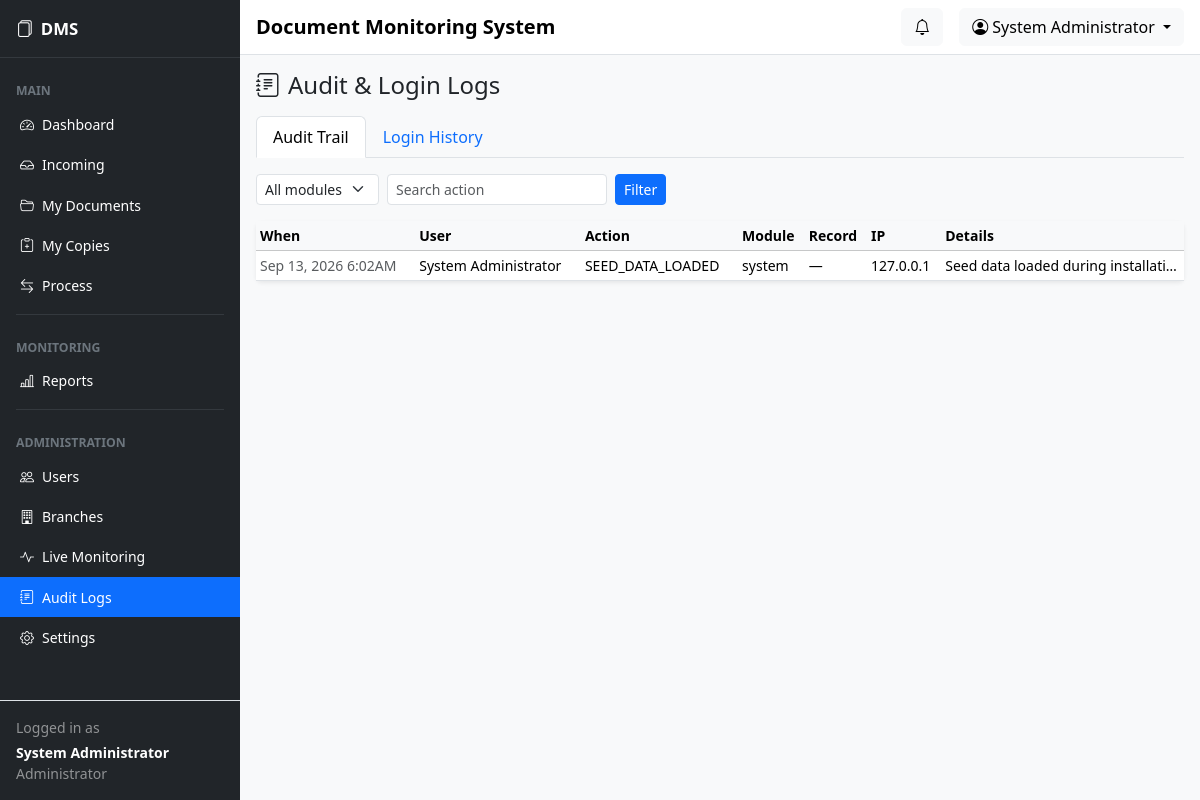
/admin/audit_logs.php (signed in), run on the app's committed database.
### tables this page shows
CREATE TABLE users (
  id INT UNSIGNED NOT NULL AUTO_INCREMENT,
  branch_id INT UNSIGNED DEFAULT NULL,
  full_name VARCHAR(150) NOT NULL,
  username VARCHAR(50) NOT NULL,
  password VARCHAR(255) NOT NULL,
  role ENUM('BRANCH','SECRETARY_DEPUTY','SECRETARY_CO','ADMIN') NOT NULL,
  position VARCHAR(100) DEFAULT NULL,
  status ENUM('active','inactive') NOT NULL DEFAULT 'active',
  created_at TIMESTAMP NOT NULL DEFAULT CURRENT_TIMESTAMP,
  updated_at TIMESTAMP NOT NULL DEFAULT CURRENT_TIMESTAMP ON UPDATE CURRENT_TIMESTAMP,
  last_login DATETIME DEFAULT NULL,
  PRIMARY KEY (id),
  UNIQUE KEY uq_username (username),
  KEY idx_users_role (role),
  KEY idx_users_status (status),
  KEY idx_users_branch (branch_id),
  CONSTRAINT fk_users_branch FOREIGN KEY (branch_id)
    REFERENCES branches (id) ON DELETE SET NULL ON UPDATE CASCADE
);

CREATE TABLE audit_logs (
  id INT UNSIGNED NOT NULL AUTO_INCREMENT,
  user_id INT UNSIGNED DEFAULT NULL,
  action VARCHAR(100) NOT NULL,
  module VARCHAR(50) DEFAULT NULL,
  record_id INT UNSIGNED DEFAULT NULL,
  details TEXT,
  ip_address VARCHAR(45) DEFAULT NULL,
  user_agent VARCHAR(255) DEFAULT NULL,
  created_at TIMESTAMP NOT NULL DEFAULT CURRENT_TIMESTAMP,
  PRIMARY KEY (id),
  KEY idx_audit_user (user_id),
  KEY idx_audit_action (action),
  KEY idx_audit_module (module),
  KEY idx_audit_created (created_at),
  KEY idx_audit_record (module, record_id),
  CONSTRAINT fk_audit_user FOREIGN KEY (user_id)
    REFERENCES users (id) ON DELETE SET NULL ON UPDATE CASCADE
);

### config/database.php (called while the page is built, shortened)
<?php
function db(): PDO
{
    static $pdo = null;
    if ($pdo instanceof PDO) {
        return $pdo;
    }
    $dsn = sprintf('mysql:host=%s;port=%d;dbname=%s;charset=utf8mb4', DB_HOST, DB_PORT, DB_NAME);
    try {
        $pdo = new PDO($dsn, DB_USER, DB_PASS, [
            PDO::ATTR_ERRMODE            => PDO::ERRMODE_EXCEPTION,
            PDO::ATTR_DEFAULT_FETCH_MODE => PDO::FETCH_ASSOC,
            PDO::ATTR_EMULATE_PREPARES   => false,
        ]);
    } catch (PDOException $e) {
        log_error('Database connection failed: ' . $e->getMessage());
        http_response_code(500);
        die('Database connection error. Please contact the system administrator.');
    }
    return $pdo;
}

### config/auth.php (called while the page is built, shortened)
<?php
function e(?string $value): string
{
    return htmlspecialchars((string)$value, ENT_QUOTES, 'UTF-8');
}
function enforce_session_timeout(): void
{
    $timeout = (int)setting('session_timeout_minutes', '30') * 60;
}
function current_user(): ?array
{
    $stmt = db()->prepare('SELECT * FROM users WHERE id = ? LIMIT 1');
    $stmt->execute([$_SESSION['user_id']]);
    $user = $stmt->fetch();
    return ($user && $user['status'] === 'active') ? $user : null;
}
function require_login(): array
{
    enforce_session_timeout();
    $user = current_user();
    return $user;
}
function require_role(array|string $roles): array
{
    $user = require_login();
    return $user;
}
function setting(string $key, string $default = ''): string
{
    static $cache = [];
    if (!$cache) {
        try {
            foreach (db()->query('SELECT setting_key, setting_value FROM system_settings') as $r) {
                $cache[$r['setting_key']] = $r['setting_value'];
            }
        } catch (Throwable $e) {
            log_error('settings read failed: ' . $e->getMessage());
        }
    }
    return $cache[$key] ?? $default;
}

### includes/functions.php (called while the page is built, shortened)
<?php
require_once CONFIG_PATH . DS . 'database.php';
function role_label(string $role): string
{
    return match ($role) {
        'BRANCH'           => 'Branch',
        'SECRETARY_DEPUTY' => 'Secretary Deputy',
        'SECRETARY_CO'     => 'Secretary of CO',
        'ADMIN'            => 'Administrator',
        default            => $role,
    };
}
function incoming_documents(int $userId): array
{
    $sql = 'SELECT d.*, b.branch_name AS origin_branch, t.created_at AS received_at
            FROM documents d
            INNER JOIN document_tracking t ON t.id = (
                SELECT MAX(t2.id) FROM document_tracking t2 WHERE t2.document_id = d.id
            )
            LEFT JOIN branches b ON b.id = d.originating_branch_id
            WHERE t.action IN (?, ?) AND t.to_user_id = ?
            ORDER BY t.created_at DESC';
    $stmt = db()->prepare($sql);
    $stmt->execute([ACTION_FORWARDED, ACTION_RTS, $userId]);
    return $stmt->fetchAll();
}
function incoming_count(int $userId): int
{
    return count(incoming_documents($userId));
}

### admin/audit_logs.php (the view, shortened to what this page needs)
<?php
$user = require_role(ROLE_ADMIN);
$pdo = db();
$tab = $_GET['tab'] ?? 'audit';
$module = $_GET['module'] ?? '';
$actionFilter = $_GET['action'] ?? '';
$limit = 50;
$page = max(1, (int)($_GET['page'] ?? 1));
$offset = ($page - 1) * $limit;
if ($tab === 'login') {
    $where = ['1=1']; $params = [];
    if ($module !== '') { $where[] = 'username LIKE ?'; $params[] = "%$module%"; }
    $whereSql = implode(' AND ', $where);
    $stmt = $pdo->prepare("SELECT COUNT(*) c FROM login_logs WHERE $whereSql"); $stmt->execute($params);
    $totalRows = (int)$stmt->fetch()['c'];
    $totalPages = max(1, (int)ceil($totalRows/$limit));
    $stmt = $pdo->prepare("SELECT * FROM login_logs WHERE $whereSql ORDER BY logged_at DESC LIMIT $limit OFFSET $offset"); $stmt->execute($params);
    $rows = $stmt->fetchAll();
} else {
    $where = ['1=1']; $params = [];
    $whereSql = implode(' AND ', $where);
    $stmt = $pdo->prepare("SELECT a.*, u.full_name FROM audit_logs a LEFT JOIN users u ON u.id=a.user_id WHERE $whereSql ORDER BY a.created_at DESC LIMIT $limit OFFSET $offset"); $stmt->execute($params);
    $rows = $stmt->fetchAll();
}
page_header('Audit Logs', 'audit', $user);
?>
<h4 class="mb-3"><i class="bi bi-journal-text me-2"></i>Audit &amp; Login Logs</h4>
<ul class="nav nav-tabs mb-3">
    <li class="nav-item"><a class="nav-link <?= $tab==='audit'?'active':'' ?>" href="?tab=audit">Audit Trail</a></li>
    <li class="nav-item"><a class="nav-link <?= $tab==='login'?'active':'' ?>" href="?tab=login">Login History</a></li>
</ul>
<form method="get" class="row g-2 mb-3">
    <?php if ($tab === 'audit'): ?>
    <div class="col-auto"><select name="module" class="form-select form-select-sm"><option value="">All modules</option></select></div>
    <div class="col-auto"><input name="action" value="<?= e($actionFilter) ?>" class="form-control form-control-sm" placeholder="Search action"></div>
    <div class="col-auto"><button class="btn btn-primary btn-sm">Filter</button></div>
    <?php else: ?>
    <div class="col-auto"><input name="module" value="<?= e($module) ?>" class="form-control form-control-sm" placeholder="Search username"></div>
    <div class="col-auto"><button class="btn btn-primary btn-sm">Filter</button></div>
    <?php endif; ?>
</form>
<div class="card shadow-sm border-0"><div class="card-body p-0">
<table class="table table-hover table-sm align-middle mb-0">
<thead class="table-light small">
    <?php if ($tab === 'login'): ?>
    <tr><th>When</th><th>User</th><th>IP</th><th>User Agent</th><th>Result</th></tr>
    <?php else: ?>
    <tr><th>When</th><th>User</th><th>Action</th><th>Module</th><th>Record</th><th>IP</th><th>Details</th></tr>
    <?php endif; ?>
</thead>
<tbody>
<?php if ($tab === 'login'): ?>
    <?php foreach ($rows as $r): ?>
    <tr>
        <td class="small text-muted"><?= e(date('M d, Y g:iA', strtotime($r['logged_at']))) ?></td>
        <td class="small"><?= e($r['username'] ?? '—') ?></td>
        <td class="small"><?= e($r['ip_address'] ?? '—') ?></td>
        <td class="small text-truncate" style="max-width:200px"><?= e($r['user_agent'] ?? '—') ?></td>
        <td><?= $r['success'] ? '<span class="badge bg-success">Success</span>' : '<span class="badge bg-danger">Failed</span>' ?></td>
    </tr>
    <?php endforeach; ?>
<?php else: ?>
    <?php foreach ($rows as $r): ?>
    <tr>
        <td class="small text-muted"><?= e(date('M d, Y g:iA', strtotime($r['created_at']))) ?></td>
        <td class="small"><?= e($r['full_name'] ?? 'System') ?></td>
        <td class="small text-uppercase"><?= e($r['action']) ?></td>
        <td class="small"><?= e($r['module'] ?? '—') ?></td>
        <td class="small"><?= $r['record_id'] ? (int)$r['record_id'] : '—' ?></td>
        <td class="small"><?= e($r['ip_address'] ?? '—') ?></td>
        <td class="small text-truncate" style="max-width:220px"><?= e($r['details'] ?? '—') ?></td>
    </tr>
    <?php endforeach; ?>
<?php endif; ?>
</tbody></table>
</div></div>

### includes/sidebar.php (shortened to what this page needs)
<?php
$currentRole = $user['role'] ?? ROLE_ADMIN;
$navItems = [];
$navItems[] = ['type' => 'heading', 'label' => 'Main'];
$navItems[] = ['type' => 'link', 'href' => $dashUrl ?? '#', 'icon' => 'bi-speedometer2', 'label' => 'Dashboard', 'key' => 'dashboard'];
if ($currentRole === ROLE_BRANCH) {
    $navItems[] = ['type' => 'link', 'href' => BASE_URL . '/branch/incoming.php', 'icon' => 'bi-inbox', 'label' => 'Incoming', 'key' => 'incoming', 'badge' => incoming_count((int)($user['id'] ?? 0))];
    $navItems[] = ['type' => 'link', 'href' => BASE_URL . '/branch/documents.php', 'icon' => 'bi-folder2-open', 'label' => 'My Documents', 'key' => 'documents'];
    $navItems[] = ['type' => 'link', 'href' => BASE_URL . '/branch/create_document.php', 'icon' => 'bi-file-earmark-plus', 'label' => 'Log Document', 'key' => 'create'];
    $navItems[] = ['type' => 'link', 'href' => BASE_URL . '/branch/returned.php', 'icon' => 'bi-arrow-return-left', 'label' => 'Returned', 'key' => 'returned'];
    $navItems[] = ['type' => 'link', 'href' => BASE_URL . '/branch/documents.php?status=APPROVED', 'icon' => 'bi-check2-circle', 'label' => 'Completed', 'key' => 'completed'];
} else {
    $secDir = ($currentRole === ROLE_SECRETARY_CO) ? 'secretary_co' : 'secretary_deputy';
    $navItems[] = ['type' => 'link', 'href' => BASE_URL . '/' . $secDir . '/incoming.php', 'icon' => 'bi-inbox', 'label' => 'Incoming', 'key' => 'incoming', 'badge' => incoming_count((int)($user['id'] ?? 0))];
    $navItems[] = ['type' => 'link', 'href' => BASE_URL . '/' . $secDir . '/documents.php', 'icon' => 'bi-folder2-open', 'label' => 'My Documents', 'key' => 'documents'];
    $navItems[] = ['type' => 'link', 'href' => BASE_URL . '/' . $secDir . '/copies.php', 'icon' => 'bi-clipboard-plus', 'label' => 'My Copies', 'key' => 'copies'];
    $navItems[] = ['type' => 'link', 'href' => BASE_URL . '/' . $secDir . '/process.php', 'icon' => 'bi-arrow-left-right', 'label' => 'Process', 'key' => 'process'];
}
$navItems[] = ['type' => 'divider'];
$navItems[] = ['type' => 'heading', 'label' => 'Monitoring'];
$navItems[] = ['type' => 'link', 'href' => BASE_URL . '/reports/index.php', 'icon' => 'bi-bar-chart-line', 'label' => 'Reports', 'key' => 'reports'];
if ($currentRole === ROLE_ADMIN) {
    $navItems[] = ['type' => 'divider'];
    $navItems[] = ['type' => 'heading', 'label' => 'Administration'];
    $navItems[] = ['type' => 'link', 'href' => BASE_URL . '/admin/users.php', 'icon' => 'bi-people', 'label' => 'Users', 'key' => 'users'];
    $navItems[] = ['type' => 'link', 'href' => BASE_URL . '/admin/branches.php', 'icon' => 'bi-building', 'label' => 'Branches', 'key' => 'branches'];
    $navItems[] = ['type' => 'link', 'href' => BASE_URL . '/admin/monitoring.php', 'icon' => 'bi-activity', 'label' => 'Live Monitoring', 'key' => 'monitoring'];
    $navItems[] = ['type' => 'link', 'href' => BASE_URL . '/admin/audit_logs.php', 'icon' => 'bi-journal-text', 'label' => 'Audit Logs', 'key' => 'audit'];
    $navItems[] = ['type' => 'link', 'href' => BASE_URL . '/admin/settings.php', 'icon' => 'bi-gear', 'label' => 'Settings', 'key' => 'settings'];
}
?>
<aside class="sidebar bg-dark text-white d-none d-md-flex flex-column flex-shrink-0">
    <div class="sidebar-brand py-3 px-3 d-flex align-items-center">
        <i class="bi bi-files me-2"></i>
        <span class="fw-bold"><?= e(setting('org_short', 'DMS')) ?></span>
    </div>
    <hr class="text-secondary m-0">
    <ul class="nav nav-pills flex-column mb-auto py-2 small">
        <?php foreach ($navItems as $item): ?>
            <?php if (($item['type'] ?? '') === 'heading'): ?>
                <li class="nav-heading text-uppercase text-secondary px-3 pt-3 pb-1 small fw-bold"><?= e($item['label']) ?></li>
            <?php elseif (($item['type'] ?? '') === 'divider'): ?>
                <li><hr class="text-secondary mx-3 my-2"></li>
            <?php else: ?>
                <li class="nav-item">
                    <a class="nav-link text-white <?= (($activeNav ?? '') === ($item['key'] ?? '')) ? 'active bg-primary' : '' ?>" href="<?= e($item['href']) ?>">
                        <i class="bi <?= e($item['icon']) ?> me-2"></i><?= e($item['label']) ?>
                    </a>
                </li>
            <?php endif; ?>
        <?php endforeach; ?>
    </ul>
    <div class="p-3 border-top small">
        <div class="text-white-50 mb-1">Logged in as</div>
        <div class="text-white fw-semibold"><?= e($user['full_name'] ?? '') ?></div>
        <div class="text-white-50"><?= e(role_label($currentRole)) ?></div>
    </div>
</aside>

### includes/navbar.php (shortened to what this page needs)
<nav class="navbar navbar-expand navbar-light bg-white border-bottom px-3">
    <span class="navbar-brand fw-semibold mb-0 h6 d-none d-md-block"><?= e(setting('org_name', 'Document Monitoring System')) ?></span>
    <div class="ms-auto d-flex align-items-center">
        <div class="dropdown me-3">
            <button class="btn btn-light position-relative" type="button" data-bs-toggle="dropdown" aria-expanded="false">
                <i class="bi bi-bell"></i>
            </button>
        </div>
        <div class="dropdown">
            <button class="btn btn-light dropdown-toggle" type="button" data-bs-toggle="dropdown">
                <i class="bi bi-person-circle me-1"></i><?= e($user['full_name'] ?? '') ?>
            </button>
        </div>
    </div>
</nav>

### public/assets/css/app.css (style rules this page uses)
:root { --sidebar-width: 240px; --sidebar-bg: #1f2a3a; }
.sidebar { width: var(--sidebar-width); min-height: 100vh; position: sticky; top: 0; height: 100vh; }
.sidebar .nav-link { border-radius: 0; padding: 0.6rem 1.25rem; }
.sidebar .nav-link.active { background-color: #0d6efd; }
.sidebar-brand { font-size: 1.05rem; }

### data on the page
users: full_name "System Administrator", role "Administrator"
audit_logs: created_at "Sep 13, 2026 6:02AM", user.full_name "System Administrator", action "SEED_DATA_LOADED", module "system", ip_address "127.0.0.1", details "Seed data loaded during installati…"

### other printed values
setting('org_short', 'DMS') "DMS"
$item['label'] "MAIN"
$item['label'] "Dashboard"
$item['label'] "Incoming"
$item['label'] "My Documents"
$item['label'] "My Copies"
$item['label'] "Process"
$item['label'] "MONITORING"
$item['label'] "Reports"
$item['label'] "ADMINISTRATION"
$item['label'] "Users"
$item['label'] "Branches"
$item['label'] "Live Monitoring"
$item['label'] "Audit Logs"
$item['label'] "Settings"
